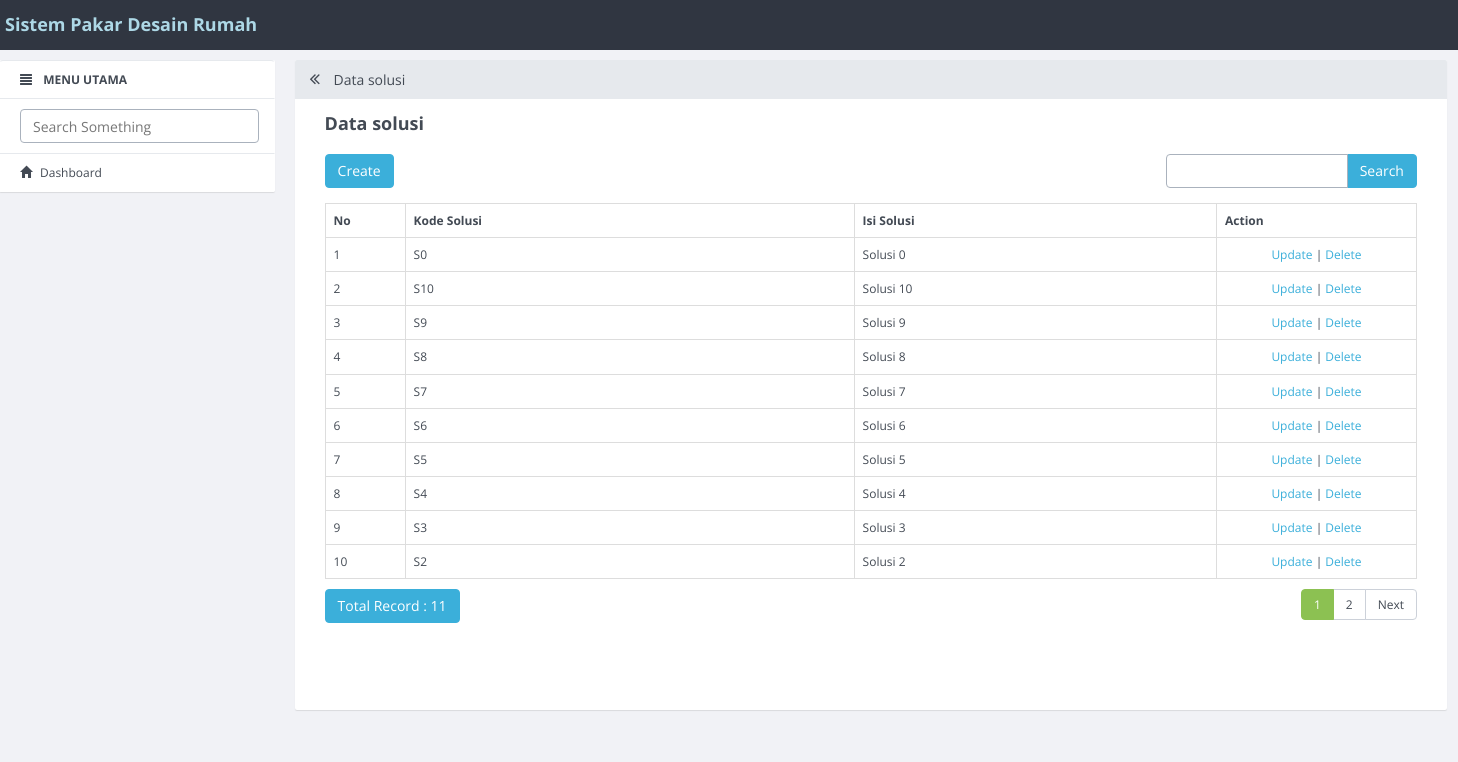
The page /index.php/solusi on the database its author committed.
### tables this page shows
CREATE TABLE `solusi` (
  `id_solusi` int(50) NOT NULL,
  `kode_solusi` varchar(50) NOT NULL,
  `isi_solusi` varchar(200) NOT NULL
);

### application/controllers/solusi.php (called while the page is built, shortened)
<?php
class solusi extends CI_Controller
{
    function __construct()
    {
        $this->load->model('solusi_model');
        $this->load->library('form_validation');
    }
    public function index()
    {
        $q = urldecode($this->input->get('q', TRUE));
        $start = intval($this->input->get('start'));
        if ($q <> '') {
            $config['base_url'] = base_url() . 'solusi/index.html?q=' . urlencode($q);
            $config['first_url'] = base_url() . 'solusi/index.html?q=' . urlencode($q);
        } else {
            $config['base_url'] = base_url() . 'solusi/index.html';
            $config['first_url'] = base_url() . 'solusi/index.html';
        }
        $config['per_page'] = 10;
        $config['page_query_string'] = TRUE;
        $config['total_rows'] = $this->solusi_model->total_rows($q);
        $solusi = $this->solusi_model->get_limit_data($config['per_page'], $start, $q);
        $this->load->library('pagination');
        $this->pagination->initialize($config);
        $data = array(
            'solusi_data' => $solusi,
            'q' => $q,
            'pagination' => $this->pagination->create_links(),
            'total_rows' => $config['total_rows'],
            'start' => $start,
            'konten' => 'solusi/solusi_list',
            'judul' => 'Data solusi',
        );
        $this->load->view('v_index', $data);
    }
}

### index.php (called while the page is built, shortened)
<?php
require_once BASEPATH.'core/CodeIgniter.php';

### application/config/config.php (called while the page is built, shortened)
<?php
$config['base_url'] = "http://".$_SERVER['HTTP_HOST'];
$config['base_url'] .= preg_replace('@/+$@','',dirname($_SERVER['SCRIPT_NAME'])).'/';
$config['index_page'] = '';
$config['uri_protocol']	= 'REQUEST_URI';
$config['url_suffix'] = '.html';
$config['language']	= 'english';
$config['charset'] = 'UTF-8';
$config['enable_hooks'] = FALSE;
$config['subclass_prefix'] = 'MY_';
$config['composer_autoload'] = FALSE;
$config['permitted_uri_chars'] = 'a-z 0-9~%.:_\-';
$config['enable_query_strings'] = FALSE;
$config['controller_trigger'] = 'c';
$config['function_trigger'] = 'm';
$config['directory_trigger'] = 'd';
$config['allow_get_array'] = TRUE;
$config['log_threshold'] = 0;
$config['log_path'] = '';
$config['log_file_extension'] = '';
$config['log_file_permissions'] = 0644;
$config['log_date_format'] = 'Y-m-d H:i:s';
$config['error_views_path'] = '';
$config['cache_path'] = '';
$config['cache_query_string'] = FALSE;
$config['encryption_key'] = '';
$config['sess_driver'] = 'files';
$config['sess_cookie_name'] = 'ci_session';
$config['sess_expiration'] = 7200;
$config['sess_save_path'] = NULL;
$config['sess_match_ip'] = FALSE;
$config['sess_time_to_update'] = 300;
$config['sess_regenerate_destroy'] = FALSE;
$config['cookie_prefix']	= '';
$config['cookie_domain']	= '';
$config['cookie_path']		= '/';
$config['cookie_secure']	= FALSE;
$config['cookie_httponly'] 	= FALSE;
$config['standardize_newlines'] = FALSE;
$config['global_xss_filtering'] = FALSE;
$config['csrf_protection'] = FALSE;
$config['csrf_token_name'] = 'csrf_test_name';
$config['csrf_cookie_name'] = 'csrf_cookie_name';
$config['csrf_expire'] = 7200;
$config['csrf_regenerate'] = TRUE;
$config['csrf_exclude_uris'] = array();
$config['compress_output'] = FALSE;
$config['time_reference'] = 'local';
$config['rewrite_short_tags'] = FALSE;
$config['proxy_ips'] = '';

### application/models/solusi_model.php (called while the page is built, shortened)
<?php
class solusi_model extends CI_Model
{
    public $table = 'solusi';
    public $id = 'id_solusi';
    public $order = 'DESC';
    function total_rows($q = NULL) {
        $this->db->like('id_solusi', $q);
    $this->db->or_like('kode_solusi', $q);
	$this->db->or_like('isi_solusi', $q);
	$this->db->from($this->table);
        return $this->db->count_all_results();
    }
    function get_limit_data($limit, $start = 0, $q = NULL) {
        $this->db->order_by($this->id, $this->order);
        $this->db->like('id_solusi', $q);
    $this->db->or_like('kode_solusi', $q);
	$this->db->or_like('isi_solusi', $q);
	$this->db->limit($limit, $start);
        return $this->db->get($this->table)->result();
    }
}

### application/views/solusi/solusi_list.php (the view, shortened to what this page needs)
<div class="row" style="margin-bottom: 10px">
            <div class="col-md-4">
                <?php echo anchor(site_url('solusi/create'),'Create', 'class="btn btn-primary"'); ?>
            </div>
            <div class="col-md-4 text-center">
            </div>
            <div class="col-md-1 text-right">
            </div>
            <div class="col-md-3 text-right">
                <form action="<?php echo site_url('solusi/index'); ?>" class="form-inline" method="get">
                    <div class="input-group">
                        <input type="text" class="form-control" name="q" value="<?php echo $q; ?>">
                        <span class="input-group-btn">
                          <button class="btn btn-primary" type="submit">Search</button>
                        </span>
                    </div>
                </form>
            </div>
        </div>
        <table class="table table-bordered" style="margin-bottom: 10px">
            <tr>
                <th>No</th>
        <th>Kode Solusi</th>
        <th>Isi Solusi</th>
        <th>Action</th>
            </tr><?php
            foreach ($solusi_data as $solusi)
            {
                ?>
                <tr>
            <td width="80px"><?php echo ++$start ?></td>
            <td><?php echo $solusi->kode_solusi ?></td>
            <td><?php echo $solusi->isi_solusi ?></td>
            <td style="text-align:center" width="200px">
                <?php
                echo anchor(site_url('solusi/update/'.$solusi->id_solusi),'Update');
                echo ' | ';
                echo anchor(site_url('solusi/delete/'.$solusi->id_solusi),'Delete','onclick="javasciprt: return confirm(\'Are You Sure ?\')"');
                ?>
            </td>
        </tr>
                <?php
            }
            ?>
        </table>
        <div class="row">
            <div class="col-md-6">
                <a href="#" class="btn btn-primary">Total Record : <?php echo $total_rows ?></a>
        </div>
            <div class="col-md-6 text-right">
                <?php echo $pagination ?>
            </div>
        </div>

### rows shown on the page
solusi: kode_solusi "S0", isi_solusi "Solusi 0", id_solusi "Update", id_solusi "Delete"
solusi: kode_solusi "S10", isi_solusi "Solusi 10", id_solusi "Update", id_solusi "Delete"
solusi: kode_solusi "S9", isi_solusi "Solusi 9", id_solusi "Update", id_solusi "Delete"
solusi: kode_solusi "S8", isi_solusi "Solusi 8", id_solusi "Update", id_solusi "Delete"
solusi: kode_solusi "S7", isi_solusi "Solusi 7", id_solusi "Update", id_solusi "Delete"
solusi: kode_solusi "S6", isi_solusi "Solusi 6", id_solusi "Update", id_solusi "Delete"
solusi: kode_solusi "S5", isi_solusi "Solusi 5", id_solusi "Update", id_solusi "Delete"
solusi: kode_solusi "S4", isi_solusi "Solusi 4", id_solusi "Update", id_solusi "Delete"
solusi: kode_solusi "S3", isi_solusi "Solusi 3", id_solusi "Update", id_solusi "Delete"
solusi: kode_solusi "S2", isi_solusi "Solusi 2", id_solusi "Update", id_solusi "Delete"

### other values the page prints
$judul "Data solusi"
anchor(site_url('solusi/create'),'Create', 'class="btn btn-primary"') "Create"
$total_rows "11"
$pagination "1 2 Next"
